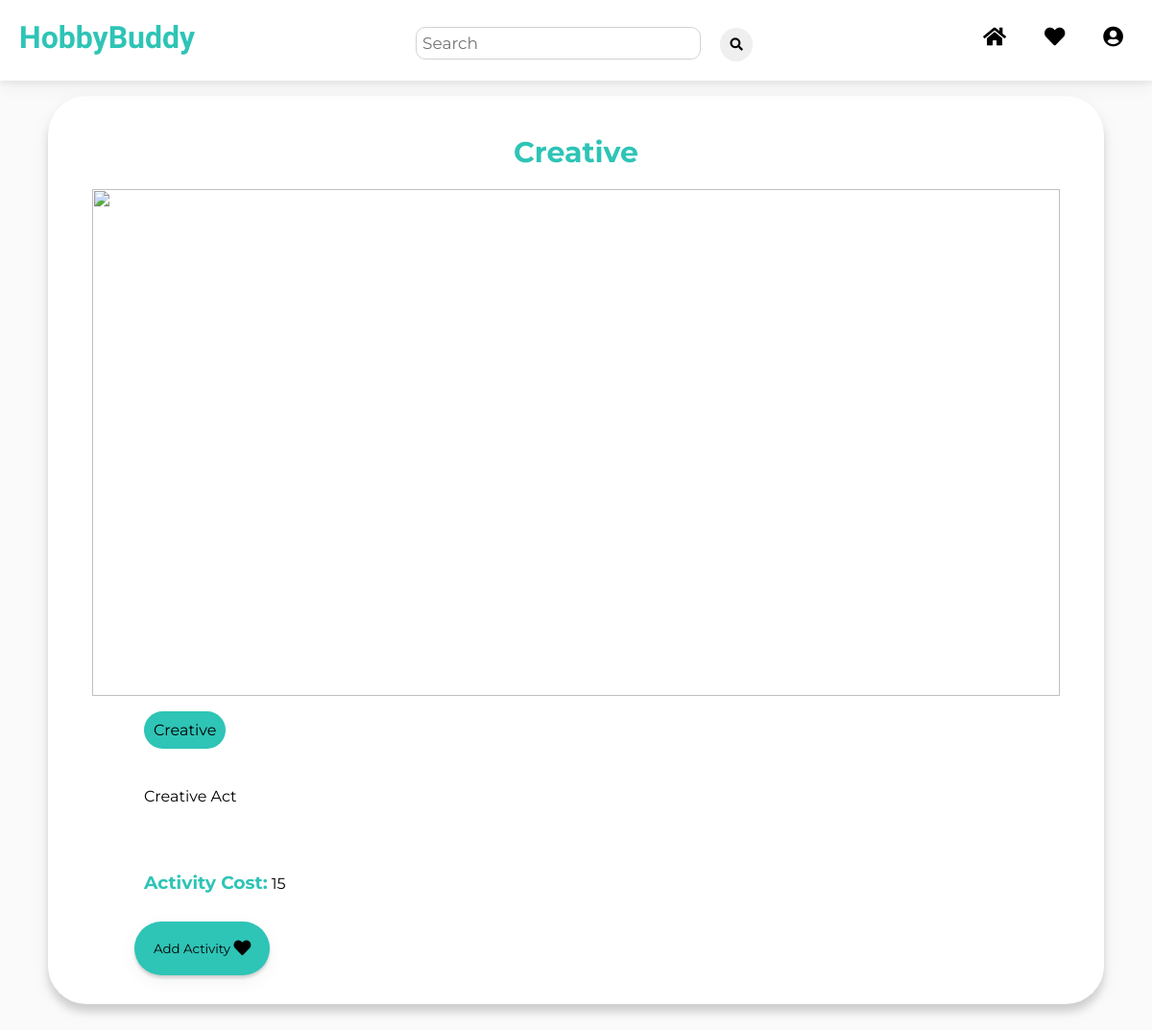
The app's page /activity/13/ (signed in), older data.
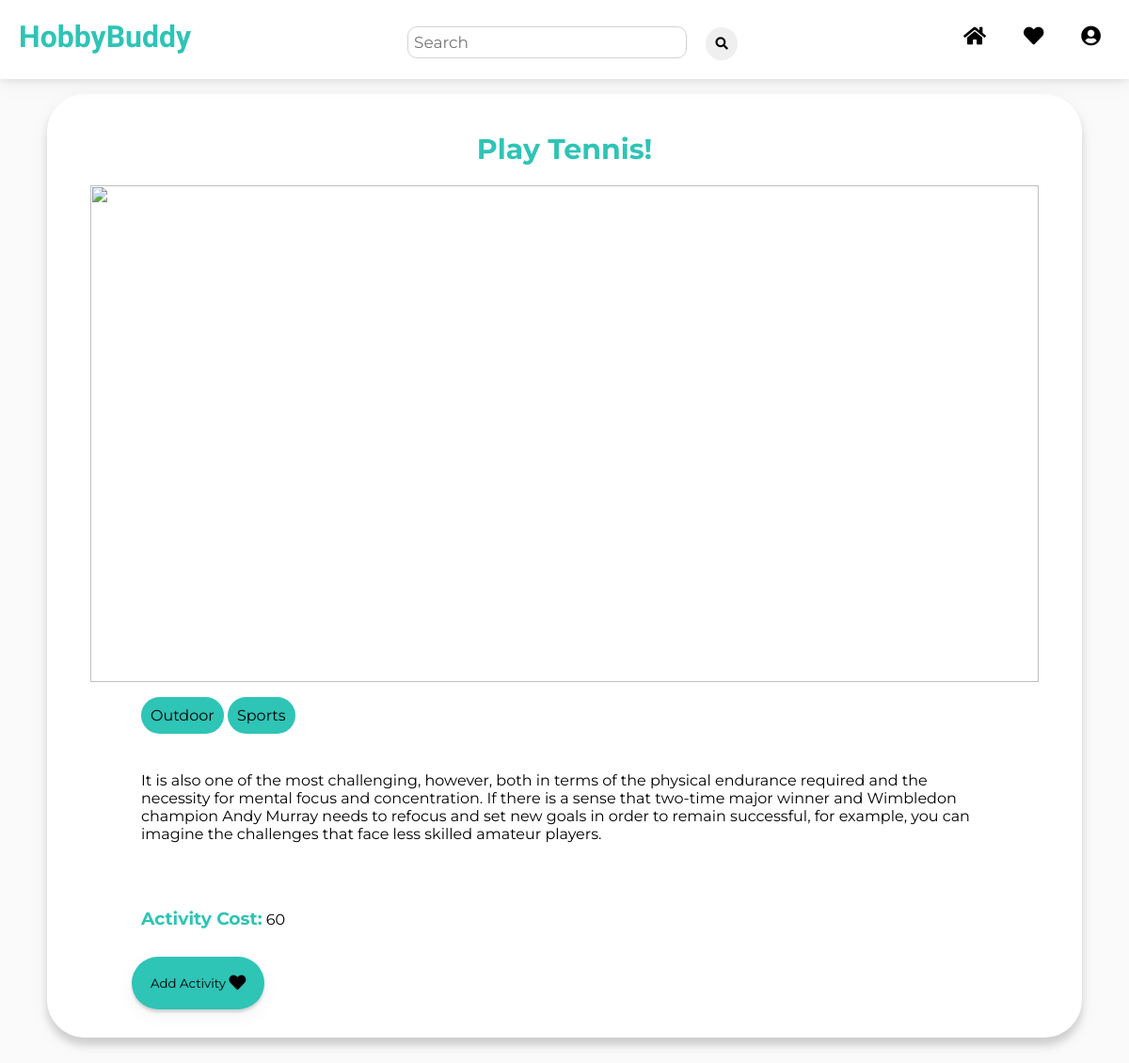
The same page, newer data.
### activity/models.py (models this page shows, shortened)
class Activity(models.Model):
    title = models.CharField(max_length=100)
    picture = models.ImageField(upload_to='activity_media')
    description = models.TextField()
    cost_estimation = models.PositiveIntegerField()

class Category(models.Model):
    name = models.CharField(max_length=100)
    def __str__(self):
        return self.name

### activity/views.py (the view)
# urls.py: path('activity/<int:activity_id>/', activity_view.activity_details, name='activity-details'),
@login_required(login_url="/")
def activity_details(request, activity_id):
    act = Activity.objects.get(pk=activity_id)
    check = UserActivity.objects.filter(user=request.user, activity=act).count() > 0
    context = {
        'title': act.title,
        'picture': act.picture,
        'description': act.description,
        'cost': act.cost_estimation,
        'id': activity_id,
        'check': check,
    }
    cat = ActivityCategory.objects.filter(activity=act)
    categories = []
    for category in cat:
        categories.append(category.category)
    context['categories'] = categories
    return render(request, "activity/activitydetails.html", context)

### templates/activity/activitydetails.html (shortened to what this page needs)
<!DOCTYPE html>
<html lang="en">
    {% extends "newbase.html" %}
    {% load static %}
    {% block content %}
    <div class="block">
        <link rel="stylesheet" type="text/css" href="{% static 'activity/activitydetails.css' %}">
        <div class="center"><h1 class="activity-title">{{ title }}</h1></div>
        <div class="pic"><img src="{{ picture.url }}" class="activity-pic"/></div>
        <div class="ctg-container" style="margin-left: 100px;">
        {% for category in categories %}
        <p class="ctg" style="display: inline-block; background-color: #2ec4b6; padding: 10px; border-radius: 40px; margin-bottom: 0px;">
            {{ category }}
        </p>
        {% endfor %}
        </div>
        <div class = "texts">
            <p class="activity-desc" style="margin-top: 0px; margin-bottom: 50px;">{{ description }}</p>
            <h3 class="subtitle">Activity Cost:</h3>
            <p class="activity-cost">{{ cost }}</p>
        </div>
        {% if check %}
            <form action="{% url 'remove-activity' activity_id=id%}">
                {% csrf_token %}
                <div class="button-save">
                        <button type="submit" class="heart remove" style="background-colour: #D3D3D3;"> Remove Activity
                        <i class="fas fa-heart fa-lg remove-heart"></i>
                        </button>
                </div>
            </form>
        {% else %}
            <form action="{% url 'save-activity' activity_id=id%}">
                <div class="button-save">
                        <button type="submit" class="heart adds"> Add Activity
                        <i class="fas fa-heart fa-lg add-heart"></i>
                        </button>
                </div>
            </form>
        {% endif %}
    </div>
    {% endblock %}

Row changes from the older to the newer data that the page shows:
no longer on this page (row unchanged): Category: name "Creative"
changed Activity: title "Creative" → "Play Tennis!"; description "Creative Act" → "It is also one of the most challenging, however, both in terms of the physical endurance required and the necessity for mental focus and concentration. If there is a sense that two-time major winner and Wimbledon champion Andy Murray needs to refocus and set new goals in order to remain successful, for example, you can imagine the challenges that face less skilled amateur players."
added Category: name "Outdoor"
now on this page (row unchanged): Category: name "Sports"
Text that changed along with them:
{{ cost }}: "15" → "60"
